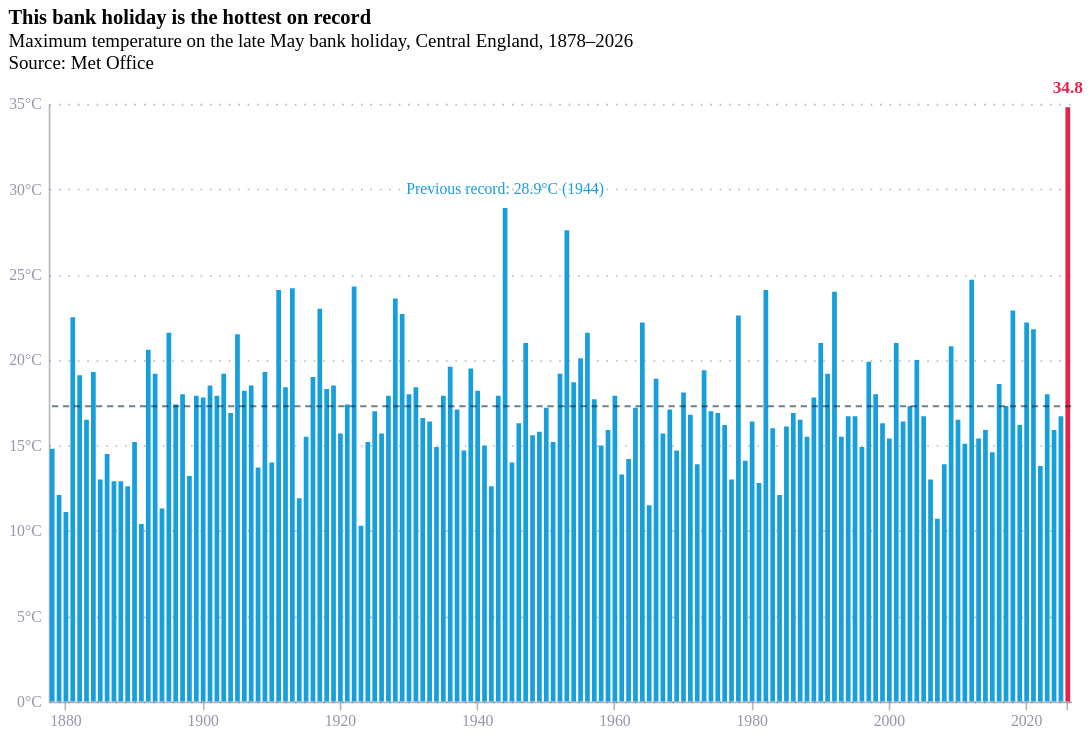

This figure's notebook cell:
### Code cell
import pandas as pd

bh = pd.read_csv('/Users/student/Library/CloudStorage/OneDrive-LondonSchoolofEconomics/1. LSE/Postgraduate/Growth Lab/Chart of the Day/Weather/late_may_bank_holiday_temperatures.csv')

bh["Date"] = pd.to_datetime(bh["Date"])
bh["year"] = bh["Date"].dt.year
bh["color_cat"] = bh["year"].apply(lambda y: "2026" if y == 2026 else "other")

mean_val = bh[bh["year"] < 2026]["Value"].mean()

bars = alt.Chart(bh).mark_bar(width=3).encode(
x=alt.X("year:O", 
        axis=alt.Axis(
            values=[1880, 1900, 1920, 1940, 1960, 1980, 2000, 2020, 2026],
            labelExpr="datum.value == 2026 ? '' : datum.value",
            labelAngle=0,
            title=""
        )),
    y=alt.Y("Value:Q",
            axis=alt.Axis(labelExpr="datum.value + '°C'"),
            title=""),
    color=alt.condition(
        alt.datum.year == 2026,
        alt.value(pallete["nominal_2"]),
        alt.value(pallete["nominal_1"])
    ),
    tooltip=[
        alt.Tooltip("year:O", title="Year"),
        alt.Tooltip("Date:T", title="Date", format="%d %b %Y"),
        alt.Tooltip("Value:Q", title="Max temp (°C)", format=".1f")
    ]
)

mean_line = alt.Chart(pd.DataFrame({"y": [mean_val]})).mark_rule(
    strokeDash=[4, 3],
    strokeWidth=1.2,
    color=pallete["domain"],
    opacity=0.6
).encode(y="y:Q")

mean_label = alt.Chart(pd.DataFrame({
    "y": [mean_val],
    "x": [2026],
    "text": [f"Average: {mean_val:.1f}°C"]
})).mark_text(
    align="right", dx=-4, dy=-8, fontSize=10,
    color=pallete["domain"]
).encode(
    x=alt.value(620),
    y="y:Q",
    text="text:N"
)

# Label for 2026
label_2026 = alt.Chart(bh[bh["year"] == 2026]).mark_text(
    align="center",
    dy=-12,
    fontSize=11,
    fontWeight="bold",
    color=pallete["nominal_2"]
).encode(
    x=alt.X("year:O"),
    y=alt.Y("Value:Q"),
    text=alt.Text("Value:Q", format=".1f")
)

# Label for 1944
label_1944 = alt.Chart(bh[bh["year"] == 1944]).mark_text(
    align="center",
    dy=-12,
    fontSize=10,
    color=pallete["nominal_1"]
).encode(
    x=alt.X("year:O"),
    y=alt.Y("Value:Q"),
    text=alt.value("Previous record: 28.9°C (1944)")
)

chart = (bars + mean_line + label_2026 + label_1944).properties(
    width=650,
    height=380,
    title=alt.TitleParams(
        text="This bank holiday is the hottest on record",
        subtitle=[
            "Maximum temperature on the late May bank holiday, Central England, 1878–2026",
            "Source: Met Office"
        ],
        anchor="start"
    )
)

chart

### Figure 1 — Vega-Lite specification as saved in the notebook (floating-point values rounded to 4 significant figures; data arrays with more than 128 entries replaced by an {"elided": "..."} marker saying what was removed)
{"config": {"font": "Circular Std", "mark": {"line": {"interpolate": "monotone"}}, "view": {"stroke": "transparent", "width": 400, "height": 300}, "range": {"category": ["#36B7B4", "#E6224B", "#F4C245", "#0063AF", "#00A767", "#179FDB", "#EB5C2E"], "diverging": ["#E6224B", "#E54753", "#C9C9C9", "#179FDB", "#122B39"], "heatmap": ["#C9C9C9", "#179FDB", "#0063AF", "#122B39"], "ordinal": ["#00A767", "#36B7B4", "#179FDB", "#0063AF", "#243B5A"]}, "axisX": {"domainColor": "#676A86", "domainOpacity": 0.5, "grid": false, "labelAngle": 0, "labelColor": "#676A86", "labelOpacity": 0.7, "orient": "bottom", "tickColor": "#676A86", "tickCount": 10, "tickOpacity": 0.5, "title": false, "titleAlign": "center", "titleAnchor": "middle", "titleColor": "#676A86", "titleFontSize": 12, "titleOpacity": 0.8, "titleY": -15}, "axisY": {"domainColor": "#676A86", "domainOpacity": 0.5, "gridColor": "#676A86", "gridDash": [1, 5], "gridOpacity": 0.5, "labelColor": "#676A86", "labelOpacity": 0.7, "labelPadding": 5, "tickColor": "#676A86", "tickCount": 8, "tickOpacity": 0.5, "ticks": false, "titleAlign": "left", "titleAngle": 0, "titleBaseline": "bottom", "titleColor": "#676A86", "titleFontSize": 12, "titleOpacity": 0.8, "titleX": 0, "titleY": -7}}, "layer": [{"data": {"name": "data-61cca9a196834b549b426a0bd27efba3"}, "mark": {"type": "bar", "width": 3}, "encoding": {"color": {"condition": {"test": "(datum.year === 2026)", "value": "#e6224b"}, "value": "#179fdb"}, "tooltip": [{"field": "year", "title": "Year", "type": "ordinal"}, {"field": "Date", "format": "%d %b %Y", "title": "Date", "type": "temporal"}, {"field": "Value", "format": ".1f", "title": "Max temp (°C)", "type": "quantitative"}], "x": {"axis": {"labelAngle": 0, "labelExpr": "datum.value == 2026 ? '' : datum.value", "title": "", "values": [1880, 1900, 1920, 1940, 1960, 1980, 2000, 2020, 2026]}, "field": "year", "type": "ordinal"}, "y": {"axis": {"labelExpr": "datum.value + '°C'"}, "field": "Value", "title": "", "type": "quantitative"}}}, {"data": {"name": "data-dc50f3f34f4bda7f8c8d17b22e4be54d"}, "mark": {"type": "rule", "color": "#122b39", "opacity": 0.6, "strokeDash": [4, 3], "strokeWidth": 1.2}, "encoding": {"y": {"field": "y", "type": "quantitative"}}}, {"data": {"name": "data-390b59fc13e6c02b3f1e54a77bab041e"}, "mark": {"type": "text", "align": "center", "color": "#e6224b", "dy": -12, "fontSize": 11, "fontWeight": "bold"}, "encoding": {"text": {"field": "Value", "format": ".1f", "type": "quantitative"}, "x": {"field": "year", "type": "ordinal"}, "y": {"field": "Value", "type": "quantitative"}}}, {"data": {"name": "data-d78d74835ca729d90d6dd1baa71e0462"}, "mark": {"type": "text", "align": "center", "color": "#179fdb", "dy": -12, "fontSize": 10}, "encoding": {"text": {"value": "Previous record: 28.9°C (1944)"}, "x": {"field": "year", "type": "ordinal"}, "y": {"field": "Value", "type": "quantitative"}}}], "height": 380, "title": {"text": "This bank holiday is the hottest on record", "anchor": "start", "subtitle": ["Maximum temperature on the late May bank holiday, Central England, 1878–2026", "Source: Met Office"]}, "width": 650, "$schema": "https://vega.github.io/schema/vega-lite/v6.1.0.json", "datasets": {"data-61cca9a196834b549b426a0bd27efba3": {"elided": "149 records"}, "data-dc50f3f34f4bda7f8c8d17b22e4be54d": [{"y": 17.29}], "data-390b59fc13e6c02b3f1e54a77bab041e": [{"Date": "2026-05-25T00:00:00", "Value": 34.8, "year": 2026, "color_cat": "2026"}], "data-d78d74835ca729d90d6dd1baa71e0462": [{"Date": "1944-05-29T00:00:00", "Value": 28.9, "year": 1944, "color_cat": "other"}]}}
